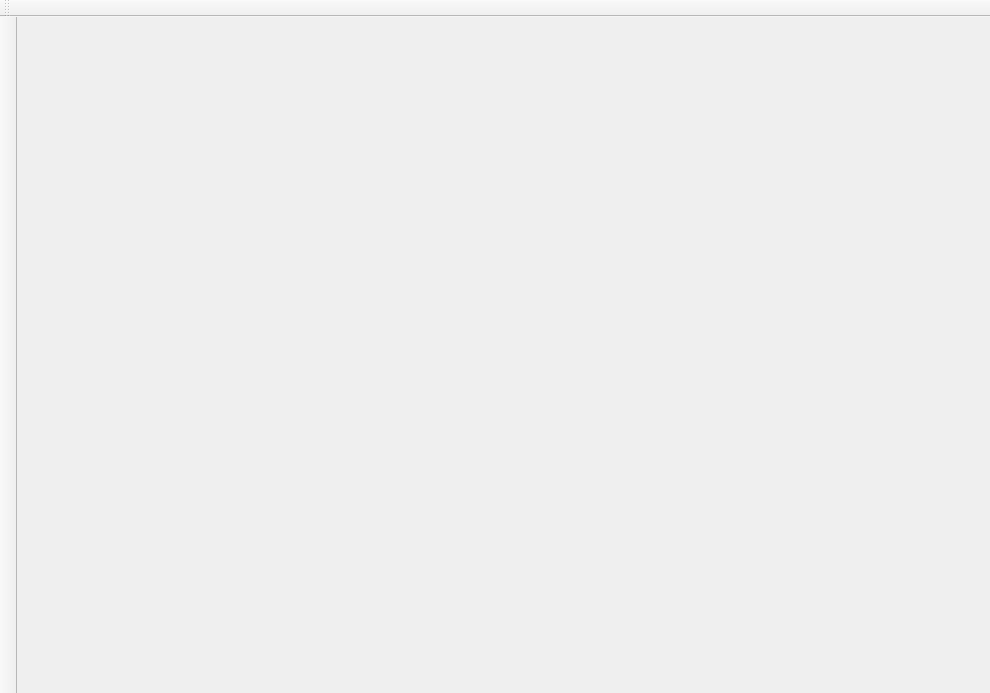
<?xml version="1.0" encoding="UTF-8"?>
<ui version="4.0">
 <class>MainWindow</class>
 <widget class="QMainWindow" name="MainWindow">
  <property name="geometry">
   <rect>
    <x>0</x>
    <y>0</y>
    <width>990</width>
    <height>693</height>
   </rect>
  </property>
  <property name="windowTitle">
   <string>MainWindow</string>
  </property>
  <property name="windowIcon">
   <iconset resource="../../lib/VeritableCore.qrc">
    <normaloff>:/resources/icon64.png</normaloff>:/resources/icon64.png</iconset>
  </property>
  <widget class="QWidget" name="m_centralWidget">
   <layout class="QHBoxLayout" name="m_centralLayout">
    <property name="spacing">
     <number>0</number>
    </property>
    <property name="margin">
     <number>0</number>
    </property>
    <item>
     <widget class="QScrollArea" name="m_scrollArea">
      <property name="frameShape">
       <enum>QFrame::NoFrame</enum>
      </property>
      <widget class="QWidget" name="scrollAreaWidgetContents">
       <property name="geometry">
        <rect>
         <x>0</x>
         <y>0</y>
         <width>0</width>
         <height>0</height>
        </rect>
       </property>
      </widget>
     </widget>
    </item>
   </layout>
  </widget>
  <widget class="SideBar" name="m_sideBar">
   <property name="windowTitle">
    <string>toolBar</string>
   </property>
   <property name="movable">
    <bool>false</bool>
   </property>
   <property name="iconSize">
    <size>
     <width>16</width>
     <height>16</height>
    </size>
   </property>
   <property name="floatable">
    <bool>false</bool>
   </property>
   <attribute name="toolBarArea">
    <enum>LeftToolBarArea</enum>
   </attribute>
   <attribute name="toolBarBreak">
    <bool>false</bool>
   </attribute>
  </widget>
  <widget class="MainToolBar" name="m_toolBar">
   <property name="windowTitle">
    <string>toolBar</string>
   </property>
   <attribute name="toolBarArea">
    <enum>TopToolBarArea</enum>
   </attribute>
   <attribute name="toolBarBreak">
    <bool>false</bool>
   </attribute>
  </widget>
 </widget>
 <customwidgets>
  <customwidget>
   <class>SideBar</class>
   <extends>QToolBar</extends>
   <header>SideBar.h</header>
  </customwidget>
  <customwidget>
   <class>MainToolBar</class>
   <extends>QToolBar</extends>
   <header>MainToolBar.h</header>
  </customwidget>
 </customwidgets>
 <resources>
  <include location="../veritable.qrc"/>
  <include location="../../lib/VeritableCore.qrc"/>
 </resources>
 <connections/>
</ui>
